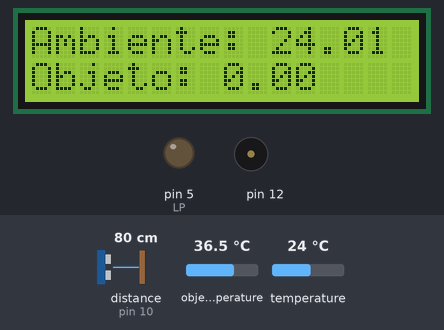
A sketch run on a simulated Arduino Uno, built with avr-gcc and run on an emulated ATmega328P. On the bench: 16×2 character LCD, output pins drawn as LEDs (lit = HIGH), buzzer (waves = sounding). Dashed ring = blinking. Inputs (shaded band) come from the test bench; at power-on: distance to the obstacle (sensor on pin 10) 80 cm, object temperature 36.5 °C, temperature 24 °C. The echo pulse lasts 58.3 µs per cm.

Above: at 3.1 s.
At 5.2 s:
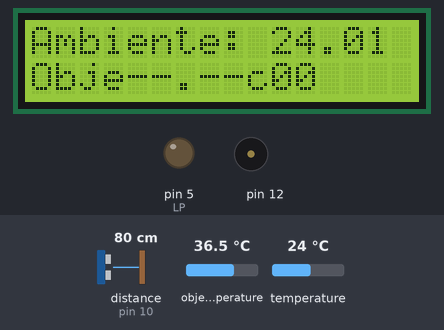
5.3 s: distance to the obstacle (sensor on pin 10) set to 17 cm
6.8 s: distance to the obstacle (sensor on pin 10) set to 14 cm
At 8.1 s:
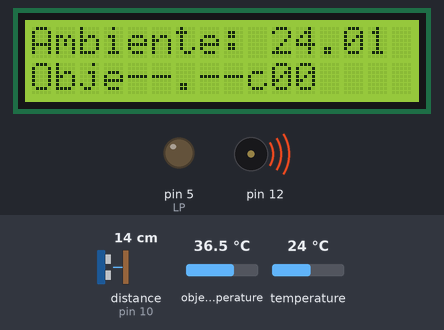
9.8 s: object temperature set to 37.3 °C
At 10.06 s:
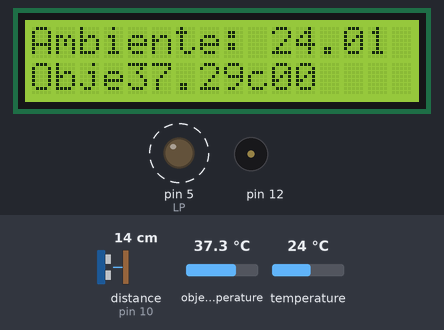
12.8 s: distance to the obstacle (sensor on pin 10) set to 120 cm
At 13.4 s:
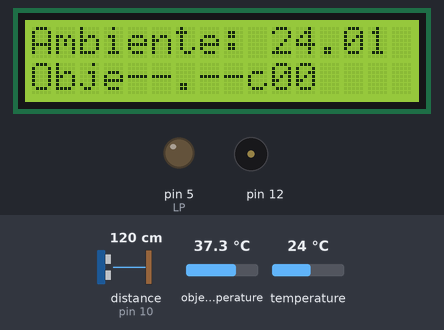
Timing chart, 0 to 15.8 s (numbered marks = the images above; inputs shaded):
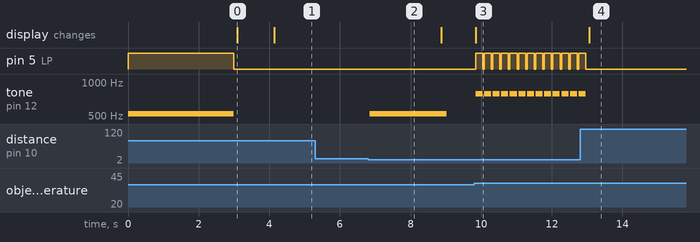

The sketch:

TermometroV0.4.ino
```cpp
#include <LiquidCrystal_I2C.h>
//Librerias
#include <Wire.h> //comms
#include <Adafruit_MLX90614.h> //Termico
//#include <LiquidCrystal_I2C.h> //Pantalla
#include <SR04.h> //Ultrasonico
#include "pitches.h" //Buzzer

//Definicion de Pines
#define Echo 11 //Echo del Ultrasonico
#define Trig 10 //Trig del Ultrasonico
#define LP 5 //Salida LED ADVERTENCIA
#define LG 4 //SALIDA LED APROBADO
int BZ = 7;      // BUZZER EN PIN 7

//Inicializar
Adafruit_MLX90614 mlx = Adafruit_MLX90614(); //Sensor Termico
LiquidCrystal_I2C lcd (0x27,16,2); // Pantalla LCD

SR04 sr04=SR04(Echo,Trig); //Ultrasonico

//Variables
int Espera1=500; //Espera en el loop

//Distancia
int Dist; //Distancia del ultrasonico
int DistMin=15; //Distancia minima para detectar al sujeto (mm)
int Presente=0; //Si hay alguien frente al Termometro
int Espera=2000; //Tiempo de espera para verificar sujeto
unsigned long Tiempo=0; //Tiempo que lleva detectado para Millis
int Ahora=0; //Millis en el momento que se inicia

//Temperatura
float TempObj; //Temperatura del sujeto
float TempMax=37.00; //Temperatura maxima permitida
int TpoAlarma=200; //Tiempo de Alarma por alta temperatura

void setup()
{
  pinMode(LP,OUTPUT); //LED
  mlx.begin(); //Termico

  //Sonido inicial
  tone(12,NOTE_C5,3000);
  digitalWrite(LP,HIGH);
  delay(3000);
  digitalWrite(LP,LOW);

//Mensaje inicial
  lcd.init();
  lcd.backlight();
  lcd.clear();
  lcd.setCursor(0,0);
  lcd.print("Ambiente: ");
  lcd.setCursor(10,0);
  lcd.print(mlx.readAmbientTempC());
  lcd.setCursor(0,1);
  lcd.print("Objeto: ");
  lcd.print(TempObj);
  lcd.setCursor(10,1);
  delay(1000);
}

void loop()
{
          //Distancia
          Dist=sr04.Distance();
      if(Dist>DistMin) //No hay nadie
             {
                Presente=0;
                 Tiempo=millis();
              }

      if(Dist<=DistMin && Presente==0) //Llego alguien, tomemos el tiempo
              {
                Presente=1;
                 Tiempo=millis();
              }

      if(Presente==1)
              {
                  if(millis()-Tiempo>Espera) //Se completo el tiempo
                        {
                           Presente=2;
                        }
               }


//Temperaturas
        lcd.setCursor(4,1);
        lcd.print(mlx.readAmbientTempC());
        lcd.setCursor(8,1);
        lcd.print("c");

        TempObj=mlx.readObjectTempC();

        switch(Presente)
              {
                  case 0: //No hay nadie
                    lcd.setCursor(4,2);
                    lcd.print("--.--c");
                   break;


                  case 1: //Llego alguien
                    lcd.setCursor(4,2);
                    lcd.print("--.--c");
                    tone(12,NOTE_C5,TpoAlarma);
                  break;

                   case 2: //Se Completo el tiempo
                      lcd.setCursor(4,2);
                      lcd.print(TempObj);
                      lcd.setCursor(9,2);
                      lcd.print("c");

                        if(TempObj>TempMax)
                             {
                                tone(12,NOTE_G5,TpoAlarma);
                                   // lcd.setCursor(0,3);
                                    //lcd.print("TEMP ALTA!!!");
                                    digitalWrite(LP,HIGH);
                                    delay(TpoAlarma);
                                    digitalWrite(LP,LOW);
                              }

                          else
                              {
                                 digitalWrite(LG,HIGH);
                                    delay(TpoAlarma);
                                 digitalWrite(LG,LOW);
                              }
                    break;

             }
}
```

Measured:
- the behaviour switches between 16 and 15 cm on distance to the obstacle (sensor on pin 10) (found by bisection; images 1 and 2)
- the behaviour switches between 36.9 and 37 °C on object temperature (found by bisection; images 2 and 3)
- after the input at 5.3 s, every drawn part: stays the same
- after the input at 6.8 s, tone on pin 12: silent → 523 Hz after 0.05 s, → silent 2.2 s later
- after the input at 9.8 s, pin 5 (LP): alternates HIGH for 0.20 s and LOW for 0.04 s, starting at once; tone on pin 12: alternates 784 Hz for 0.20 s and silent for 0.04 s, starting at once; the display: changes at once (image 3)
- after the input at 12.8 s, pin 5 (LP): goes on until 13.0 s, then stays LOW; tone on pin 12: goes on until 13.0 s, then stays silent; the display: changes after 0.27 s (image 4)
- what the display in image 0 shows lasts 1.0 s, from 3.1 s to 4.1 s
